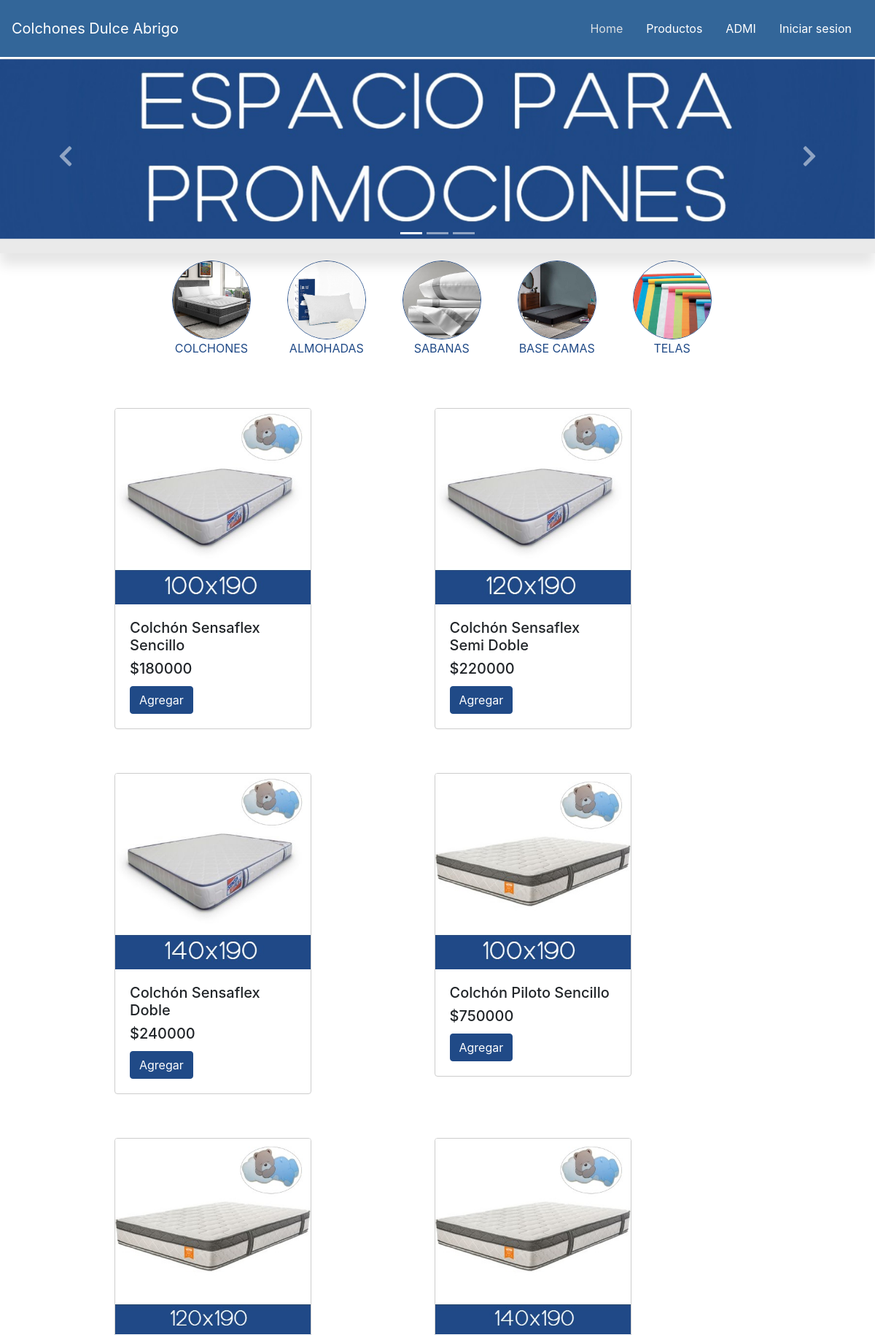
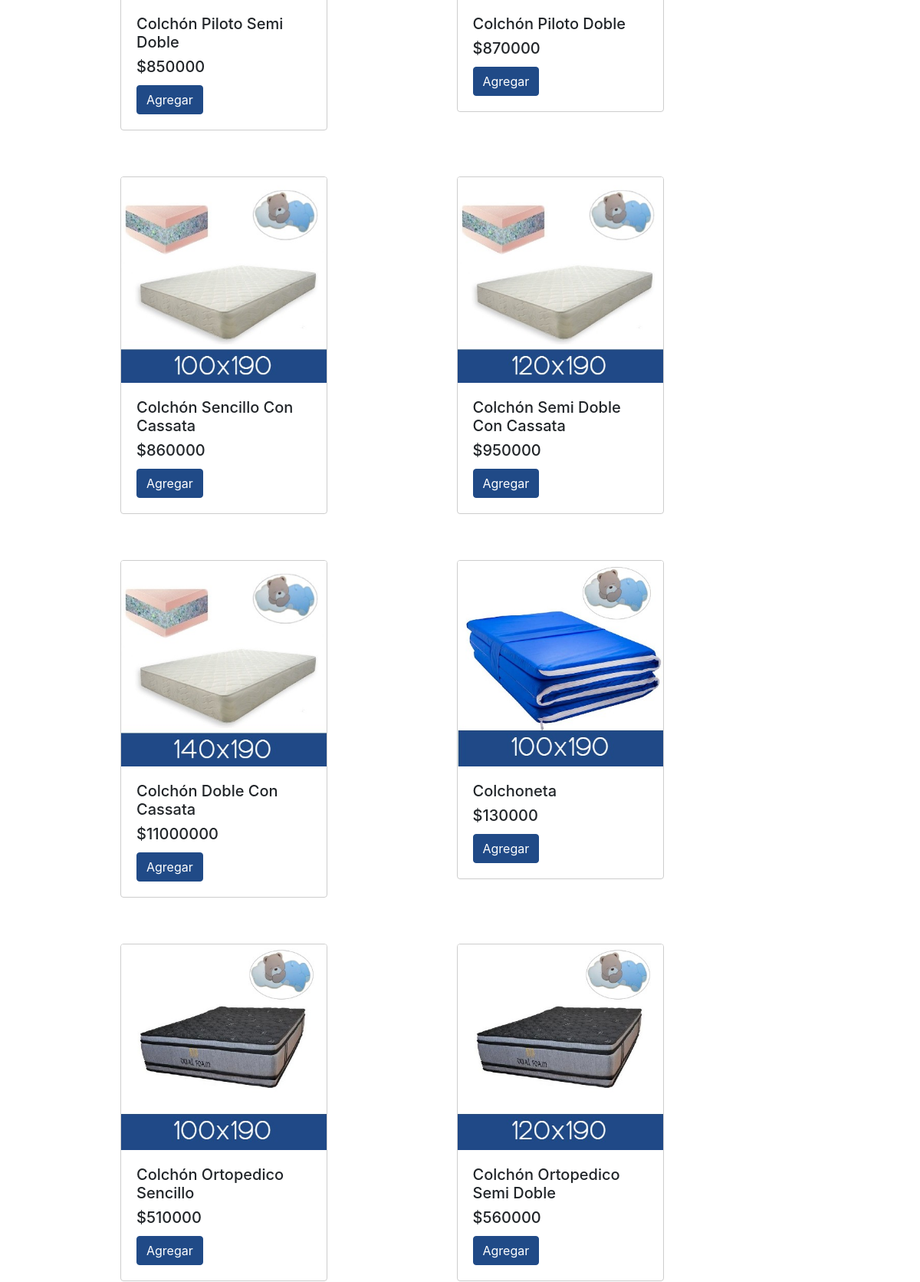
Screenshot of /?p=Productos (upper part) with the database file from the repository (2 pictures, top to bottom).
### tables this page shows
CREATE TABLE `producto` (
  `codproducto` int(11) NOT NULL,
  `nombre_producto` varchar(30) NOT NULL,
  `descripcion` varchar(100) DEFAULT NULL,
  `precio` int(10) DEFAULT NULL,
  `existencia` int(11) DEFAULT NULL,
  `imagen` text NOT NULL,
  `fk_idcategoria` int(11) NOT NULL
);

### Modulos/Productos.php (the view, shortened to what this page needs)
<!doctype html>
<html lang="en">
  <head>
  </head>
 <body>
    <div id="carouselExampleCaptions" class="carousel slide" data-ride="carousel" data-interval="6000">
        <ol class="carousel-indicators">
            <li data-target="#carouselExampleCaptions" data-slide-to="0" class="active"></li>
            <li data-target="#carouselExampleCaptions" data-slide-to="1"></li>
            <li data-target="#carouselExampleCaptions" data-slide-to="2"></li>
        </ol>
        <div class="carousel-inner" style="padding-bottom: 20px; background-color: #eaeaea;">
            <div class="carousel-item active">
                <img src="./img/promociones.jpg" alt="" style="width: 100%; height: 10%;">
                <div class="carousel-caption d-none d-md-block">
                </div>
            </div>
        </div>
        <a class="carousel-control-prev" href="#carouselExampleCaptions" role="button" data-slide="prev">
            <span class="fas fa-chevron-left fa-2x"></span>
        </a>
        <a class="carousel-control-next" href="#carouselExampleCaptions" role="button" data-slide="next">
            <span class="fas fa-chevron-right fa-2x"></span>
        </a>
    </div>
<div class="categorias_var">
    <ul>
        <li><a href=""><img src="img/catColchon.jpg"><br>COLCHONES</a></li>
        <li><a href=""><img src="img/catAlmohada.jpg"><br>ALMOHADAS</a></li>
        <li><a href=""><img src="img/catSabana.jpg"><br>SABANAS</a></li>
        <li><a href=""><img src="img/catBase.jpg"><br>BASE CAMAS</a></li>
        <li><a href=""><img src="img/catTela.jpg"><br>TELAS</a></li>
    </ul>
</div>
<div class="container">
    <br>
</div>
    <?php
$sql="SELECT * FROM producto";
$conexion=Conectarse();
$resul= mysqli_query($conexion,$sql);
if(mysqli_num_rows($resul) > 0){
    while ($row=mysqli_fetch_array($resul)){
?>
<div class="proc">
    <div class="col-3" style="min-width: 300px; margin-left:142px; margin-top: 90px; margin-right: -140px;">
        <div class="card" style="border-color: #cdcdcd">
                <img
                title="<?php echo $row['nombre_producto'];?>"
                alt="<?php echo $row['nombre_producto'];?>"
                class="card-img-top"
                src="img/<?php echo $row['imagen'];?>"
                data-toggle="popover"
                data-trigger="hover"
                data-content="<?php echo $row['descripcion'];?>"
                >
                <div class="card-body">
                <h5><?php echo $row['nombre_producto'];?></h5>
                <h5 class="card-title">$<?php echo $row['precio'];?></h5>
            <form action="" method="post">
                <button class="btn btn-primary"
                name="btnAccion"
                value="Agregar"
                type="submit"
                style="background: #204a87; border: solid 1px #204a87;">Agregar</button>
            </form>
        </div>
    </div>
</div>
</div>
  </body>
</html>
        <?php
    }
}
    ?>

### index.php (shortened to what this page needs)
<?php
if (!isset($_GET["p"])) {
  $p = "PaginaP";
} else {
  $p = $_GET["p"];
}
?>
<!DOCTYPE html>
<html>
<head>
  <link rel="stylesheet" href="css/bootstrap.min.css">
  <link rel="stylesheet" href="css/style.css">
  <link rel="stylesheet" href="iconos/fontawesome/css/all.css">
  <link rel="stylesheet" type="text/css" href="css/catEstilos.css">
</head>
<body>
  <nav class="navbar navbar-expand-lg" style="border-bottom: solid 2px white;">
    <a href="" class="navbar-brand"><img src="" alt="">Colchones Dulce Abrigo</a>
    <div class="collapse navbar-collapse" id="navbarResponsive">
      <ul class="navbar-nav ml-auto">
        <li class="nav-item"><a href="index.php" class="nav-link active">Home</a></li>
        <li class="nav-item"><a href="?p=Productos" class="nav-link">Productos</a></li>
        <?php
        if (isset($_SESSION['active'])) {
        ?>
         <li class="nav-item"><a href="?p=MostrarCarrito" class="nav-link">Carro de compras (<?php echo (empty($_SESSION['CARRITO']))?0: count($_SESSION['CARRITO']); ?>)</a></li>
          <li class="nav-item"><a href="Modulos/Logincliente.php" class="nav-link"><i class="fas fa-user-alt fa-1x"></i>&nbsp;&nbsp;<?php echo ucwords($_SESSION['nombre']); ?></a></li>
          <li class="nav-item"><a href="?p=Salir" class="nav-link">Salir</a></li>
        <?php
        } else {
        ?>
          <li class="nav-item"><a href="Modulos/LoginADMI.php" class="nav-link">ADMI</a></li>
          <li class="nav-item"><a href="Modulos/Logincliente.php" class="nav-link">Iniciar sesion</a></li>
        <?php
        }
        ?>
      </ul>
    </div>
  </nav>
  <div class="cuerpo">
    <?php
    if (file_exists("Modulos/" . $p . ".php")) {
      include "Modulos/" . $p . ".php";
    } else {
      echo "modulo desconocido";
    }
    ?>
</body>
</html>

### css/style.css (style rules this page uses)
.navbar { background-color: #336699; box-shadow: 0 .5rem .5rem rgba(0, 0, 0, .1); min-height: 80px; }
.nav-item { padding: .5rem; }
.nav-link { color: white!important; }
.nav-link.active, .nav-link:hover { color: #eaeaeaea!important; }
.navbar-brand { color: white; }
#carouselExampleCaptions { box-shadow: 0 1rem 1rem rgba(0, 0, 0, .1); margin-top: 0.5px; }
#carouselExampleCaptions img { width: 100%; height: 17%; }
.carousel-inner { max-height: 38rem!important; }
.carousel-item-next, .carousel-item-prev, .carousel-item.active { transition: transform 1.2s ease; }
#carouselExampleCaptions { width: 100%; height: 15%; }
.proc { display: inline-block; }
.proc { margin-top: -30px; }

### css/catEstilos.css (style rules this page uses)
.categorias_var a { text-decoration: none; color: #204a87; width: 100%; }
.categorias_var li { list-style: none; float: left; margin-left: 10px; padding: 10px; width: 13%; margin-right: 20px; text-align: center; }
.categorias_var ul { margin: 0; padding: 0; }
.categorias_var img { width: 100%; border-radius: 100%; border: solid 0.2px #204a87; min-width: 70px; }
.categorias_var { margin-left: 18%; }

### rows the page displays
producto: imagen (picture), nombre_producto "Colchón Sensaflex Sencillo", precio "180000"
producto: imagen (picture), nombre_producto "Colchón Sensaflex Semi Doble", precio "220000"
producto: imagen (picture), nombre_producto "Colchón Sensaflex Doble", precio "240000"
producto: imagen (picture), nombre_producto "Colchón Piloto Sencillo", precio "750000"
producto: imagen (picture), nombre_producto "Colchón Piloto Semi Doble", precio "850000"
producto: imagen (picture), nombre_producto "Colchón Piloto Doble", precio "870000"
producto: imagen (picture), nombre_producto "Colchón Sencillo Con Cassata", precio "860000"
producto: imagen (picture), nombre_producto "Colchón Semi Doble Con Cassata", precio "950000"
producto: imagen (picture), nombre_producto "Colchón Doble Con Cassata", precio "11000000"
producto: imagen (picture), nombre_producto "Colchoneta", precio "130000"
producto: imagen (picture), nombre_producto "Colchón Ortopedico Sencillo", precio "510000"
producto: imagen (picture), nombre_producto "Colchón Ortopedico Semi Doble", precio "560000"
